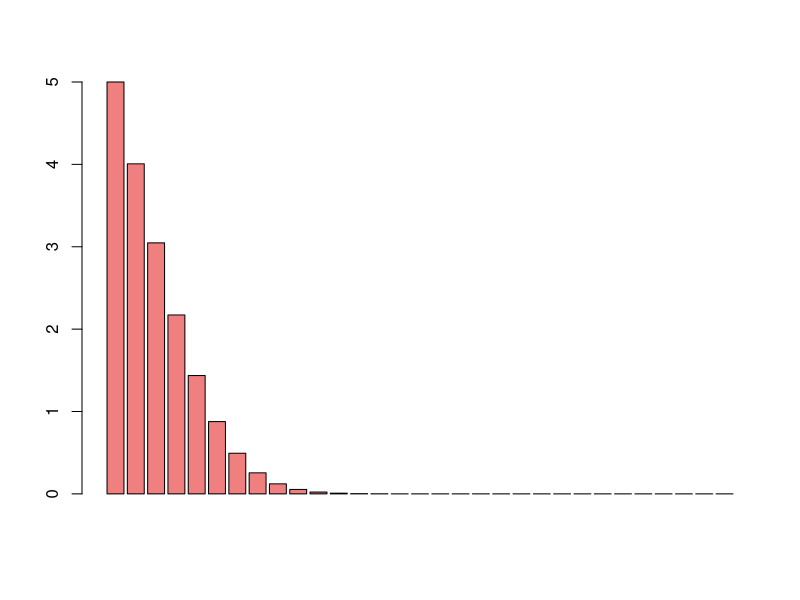
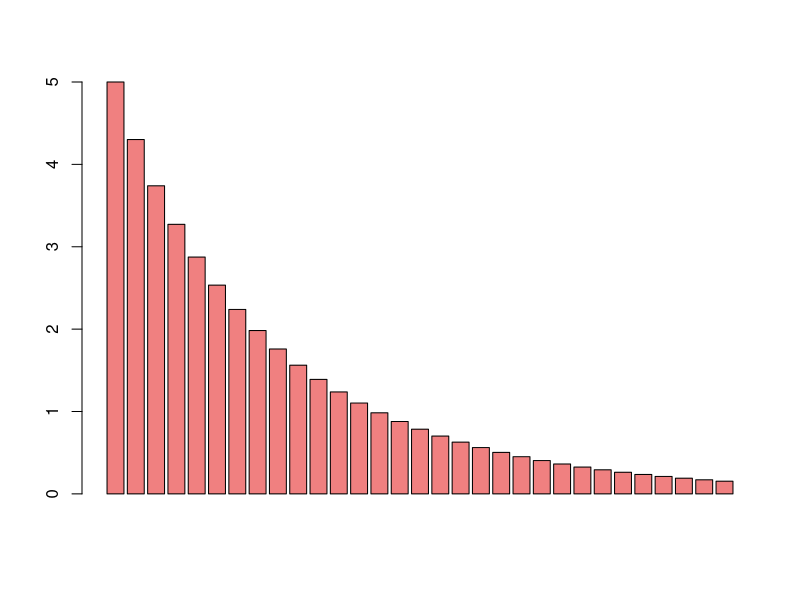
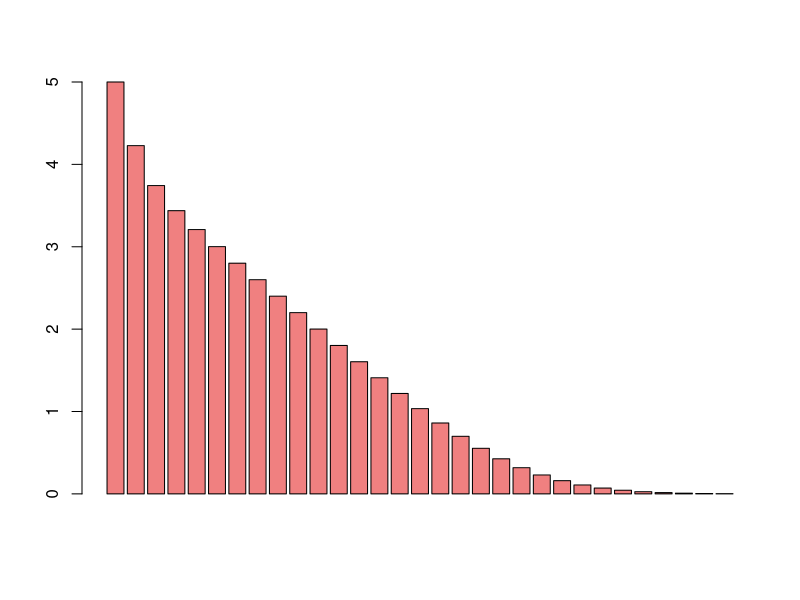
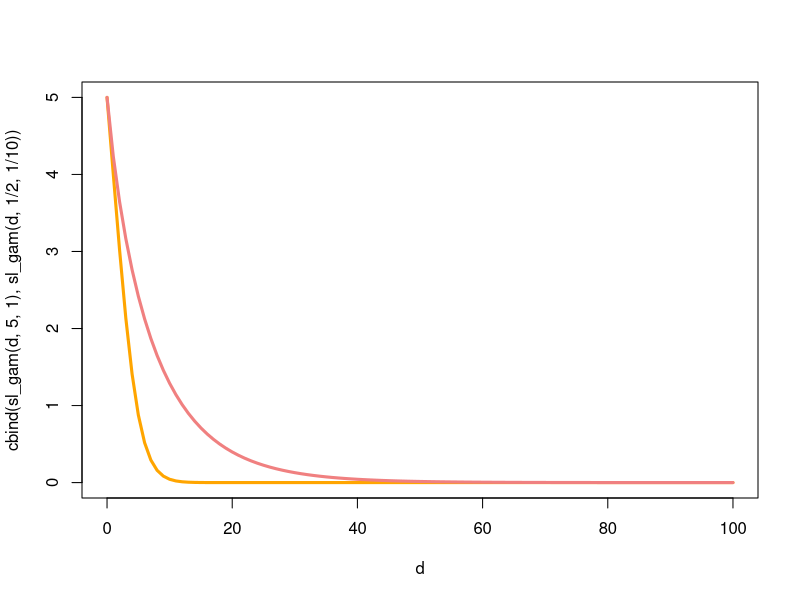
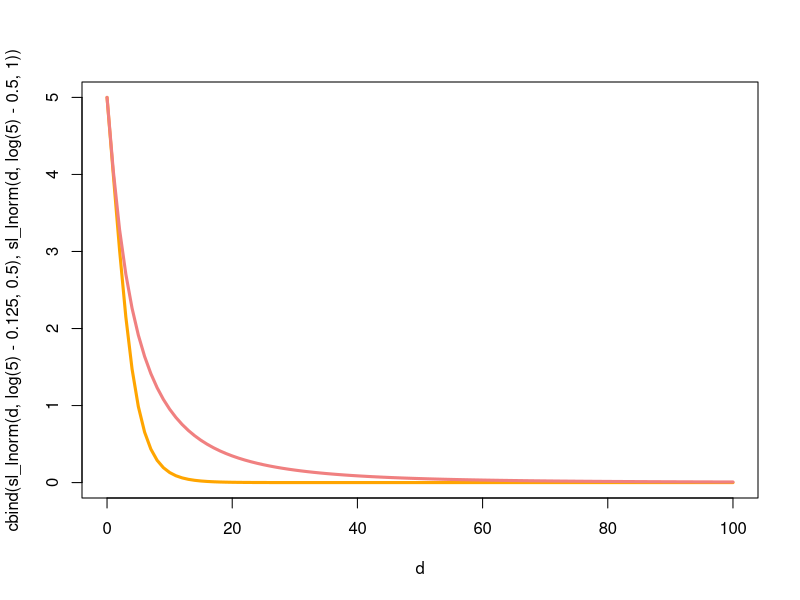

R code for these plots, in order:
###
### Atelier 1
###
#
###
### Premier exemple general, p.9
###
A <- c(0, 100, 400, 1000, 2000)
f <- c(0.3, 0.15, 0.4, 0.1, 0.05)

(E <- sum(A * f))

(E2 <- sum(f * A^2))

(Var <- E2 - E^2)

F <- function(x) sapply(x, function(x) sum(f[A <= x]))
F(c(500, 30, 1343, 764))

zeta <- function(x) sapply(x, function(x) sum(f[A > x]))
zeta(c(800, E, 1.5 * E, 1400))

nu <- function(d) sapply(d, function(d) sum(pmin(A, d) * f))
nu(c(800, 500, 1400))

SL <- function(d) sapply(d, function(d) sum(pmax(A - d, 0) * f))
SL(c(800, 500, 1400))

M <- function(t) sapply(t, function(t) sum(exp(t * A) * f))
ent <- function(p) log(M(p)) / p
ent(c(0.001, 0.0005, 0.002))

rm(list = ls())
###
### Deuxieme exemple general, p.20
###
a1 <- 0.2
a2 <- 3
A <- 0:2000
f <- c(1 - a1, a1 * ((1:2000 / 2000)^a2 - (0:1999 / 2000)^a2))
sum(f) # verification

(E <- sum(A * f))

(E2 <- sum(f * A^2))

(Var <- E2 - E^2)

F <- function(x) sapply(x, function(x) sum(f[A <= x]))
F(c(500, 30, 1343, 764))

zeta <- function(x) sapply(x, function(x) sum(f[A > x]))
zeta(c(800, E, 1.5 * E, 1400))

nu <- function(d) sapply(d, function(d) sum(pmin(A, d) * f))
nu(c(800, 500, 1400))

SL <- function(d) sapply(d, function(d) sum(pmax(A - d, 0) * f))
SL(c(800, 500, 1400))

M <- function(t) sapply(t, function(t) sum(exp(t * A) * f))
ent <- function(p) log(M(p)) / p
ent(c(0.001, 0.0005, 0.002))

rm(list = ls())
###
### Ex.1, p.22
###
k <- 0:100
f <- 0.8 * dbinom(k, 100, 0.1) + 0.2 * dbinom(k, 100, 0.6)

sum(f)
sum(f * k)

rm(list = ls())
###
### Ex. 2-4, p.26-27
###
SL <- function(f, k, d) sapply(d, function(d) sum(pmax(k - d, 0) * f))

d <- 0:100
k <- 0:10000

f2 <- dpois(k, 5)
sl2 <- SL(f2, k, d)
sl2[1]
barplot(sl2[1:31], col = "lightcoral")

f3 <- dnbinom(k, 1/2, 1/11)
sl3 <- SL(f3, k, d)
sl3[1]
barplot(sl3[1:31], col = "lightcoral")

k <- 0:100

f4 <- 0.8 * dbinom(k, 100, 0.0125) + 0.2 * dbinom(k, 100, 0.2)
sl4 <- SL(f4, k, d)
sl4[1]
barplot(sl4[1:31], col = "lightcoral")

rm(list = ls())
###
### Ex. 5-6, p.28
###
d <- 0:100

sl_gam <- function(d, al, be) al/be * pgamma(d, al + 1, be, lower = FALSE) -
                                d * pgamma(d, al, be, lower = FALSE)
sl_gam(0, 5, 1) 

matplot(d, cbind(sl_gam(d, 5, 1), sl_gam(d, 1/2, 1/10)), type = c("l", "l"), lwd = c(3, 3), col = c("orange", "lightcoral"), lty = rep(1, 2))


sl_lnorm <- function(d, mu, sig) exp(mu + sig^2 / 2) * pnorm((log(d) - mu - sig^2) / sig, lower = FALSE) -
                                    d * pnorm((log(d) - mu) / sig, lower = FALSE)
sl_lnorm(0, log(5) - 0.125, 0.5)

matplot(d, cbind(sl_lnorm(d, log(5) - 0.125, 0.5), sl_lnorm(d, log(5) - 0.5, 1)), type = c("l", "l"), lwd = c(3, 3), col = c("orange", "lightcoral"), lty = rep(1, 2))

rm(list = ls())
###
### Troisieme exemple general, p.31
###
i <- 1:1000
q <- exp(-6 + 0.0045 * i) / (1 + exp(-6 + 0.0045 * i))
summary(q)

(ES <- sum(q))

(VarS <- sum(q * (1 - q)))
sqrt(VarS)

psi <- function(p) sum(log(1 - q + q * exp(p))) / p
psi(0.4)
